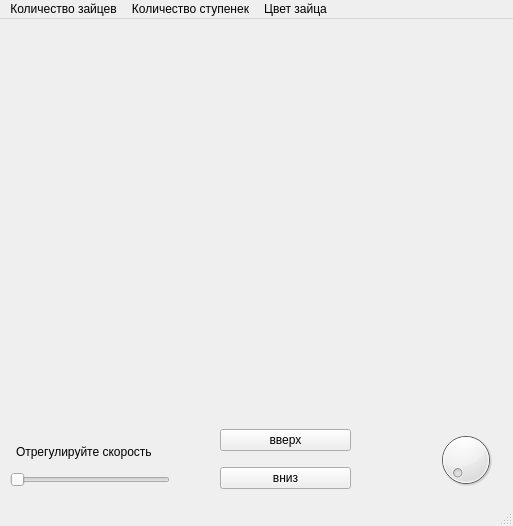
<?xml version="1.0" encoding="UTF-8"?>
<ui version="4.0">
 <class>MainWindow</class>
 <widget class="QMainWindow" name="MainWindow">
  <property name="geometry">
   <rect>
    <x>0</x>
    <y>0</y>
    <width>513</width>
    <height>526</height>
   </rect>
  </property>
  <property name="windowTitle">
   <string>MainWindow</string>
  </property>
  <widget class="QWidget" name="centralwidget">
   <widget class="QWidget" name="verticalLayoutWidget">
    <property name="geometry">
     <rect>
      <x>220</x>
      <y>400</y>
      <width>131</width>
      <height>81</height>
     </rect>
    </property>
    <layout class="QVBoxLayout" name="verticalLayout">
     <item>
      <widget class="QPushButton" name="up">
       <property name="styleSheet">
        <string notr="true">font: 75 9pt &quot;MS Shell Dlg 2&quot;;</string>
       </property>
       <property name="text">
        <string>вверх</string>
       </property>
      </widget>
     </item>
     <item>
      <widget class="QPushButton" name="down">
       <property name="styleSheet">
        <string notr="true">font: 75 9pt &quot;MS Shell Dlg 2&quot;;</string>
       </property>
       <property name="text">
        <string>вниз</string>
       </property>
      </widget>
     </item>
    </layout>
   </widget>
   <widget class="QSlider" name="polzunok">
    <property name="geometry">
     <rect>
      <x>10</x>
      <y>450</y>
      <width>160</width>
      <height>22</height>
     </rect>
    </property>
    <property name="orientation">
     <enum>Qt::Horizontal</enum>
    </property>
   </widget>
   <widget class="QDial" name="time">
    <property name="geometry">
     <rect>
      <x>430</x>
      <y>410</y>
      <width>71</width>
      <height>61</height>
     </rect>
    </property>
   </widget>
   <widget class="QLabel" name="label">
    <property name="geometry">
     <rect>
      <x>16</x>
      <y>423</y>
      <width>151</width>
      <height>20</height>
     </rect>
    </property>
    <property name="styleSheet">
     <string notr="true">font: 75 9pt &quot;MS Shell Dlg 2&quot;;</string>
    </property>
    <property name="text">
     <string>Отрегулируйте скорость </string>
    </property>
   </widget>
  </widget>
  <widget class="QMenuBar" name="menubar">
   <property name="geometry">
    <rect>
     <x>0</x>
     <y>0</y>
     <width>513</width>
     <height>21</height>
    </rect>
   </property>
   <widget class="QMenu" name="hares">
    <property name="title">
     <string>Количество зайцев</string>
    </property>
    <addaction name="hares1"/>
    <addaction name="hares2"/>
    <addaction name="hares3"/>
    <addaction name="separator"/>
    <addaction name="action_3"/>
   </widget>
   <widget class="QMenu" name="step">
    <property name="title">
     <string>Количество ступенек</string>
    </property>
    <addaction name="step2"/>
    <addaction name="step4"/>
    <addaction name="step6"/>
    <addaction name="separator"/>
    <addaction name="action"/>
   </widget>
   <widget class="QMenu" name="color">
    <property name="title">
     <string>Цвет зайца</string>
    </property>
    <addaction name="white"/>
    <addaction name="yellow"/>
    <addaction name="red"/>
   </widget>
   <addaction name="hares"/>
   <addaction name="step"/>
   <addaction name="color"/>
  </widget>
  <widget class="QStatusBar" name="statusbar"/>
  <action name="hares1">
   <property name="text">
    <string>1</string>
   </property>
  </action>
  <action name="hares2">
   <property name="text">
    <string>2</string>
   </property>
  </action>
  <action name="hares3">
   <property name="text">
    <string>3</string>
   </property>
  </action>
  <action name="step2">
   <property name="text">
    <string>2</string>
   </property>
  </action>
  <action name="step4">
   <property name="text">
    <string>4</string>
   </property>
  </action>
  <action name="step6">
   <property name="text">
    <string>6</string>
   </property>
  </action>
  <action name="white">
   <property name="text">
    <string>белый</string>
   </property>
  </action>
  <action name="yellow">
   <property name="text">
    <string>желтый</string>
   </property>
  </action>
  <action name="red">
   <property name="text">
    <string>красный </string>
   </property>
  </action>
  <action name="action">
   <property name="text">
    <string>Ввести значение </string>
   </property>
  </action>
  <action name="action_3">
   <property name="text">
    <string>Введите значение </string>
   </property>
  </action>
 </widget>
 <resources/>
 <connections/>
</ui>
